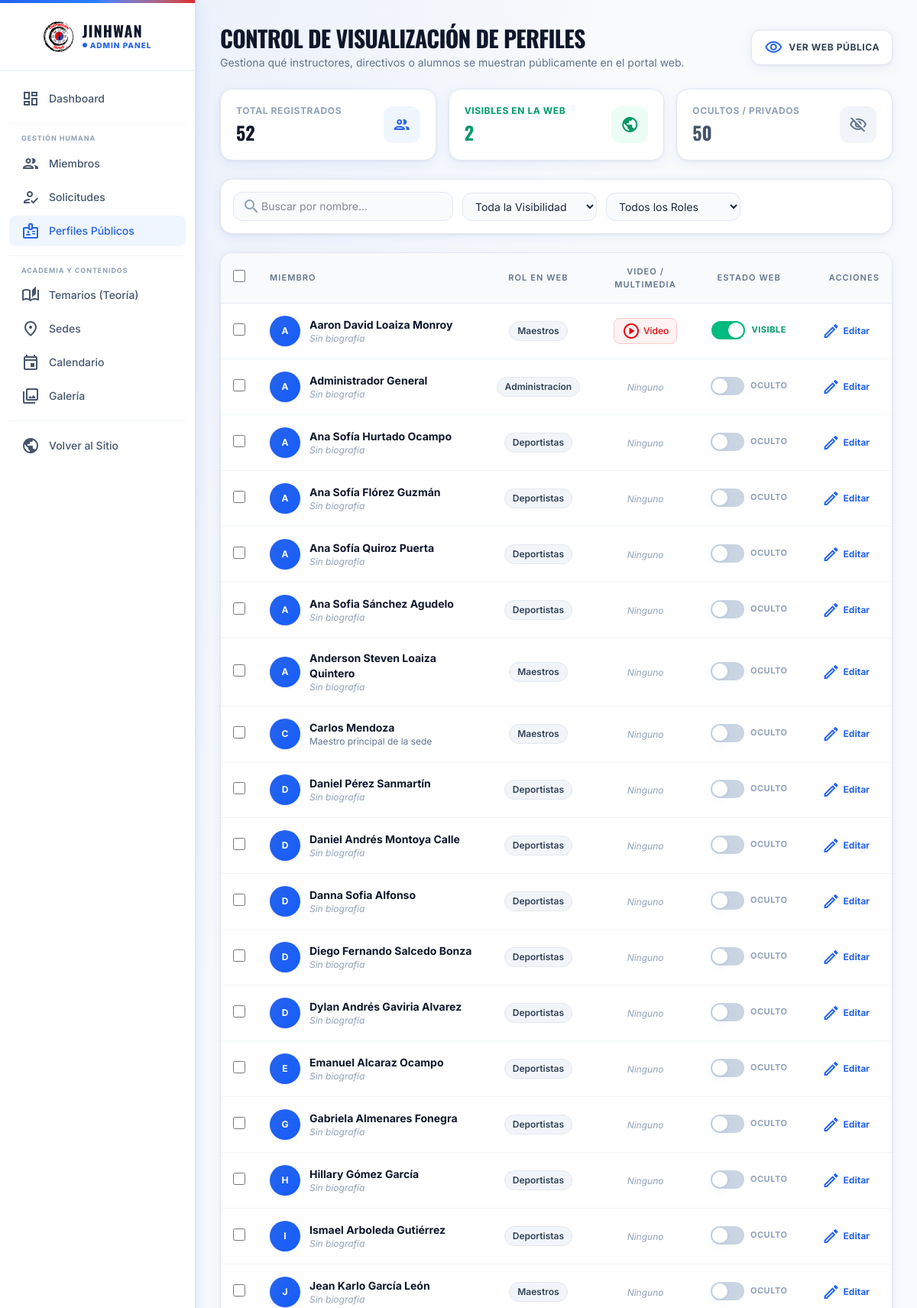
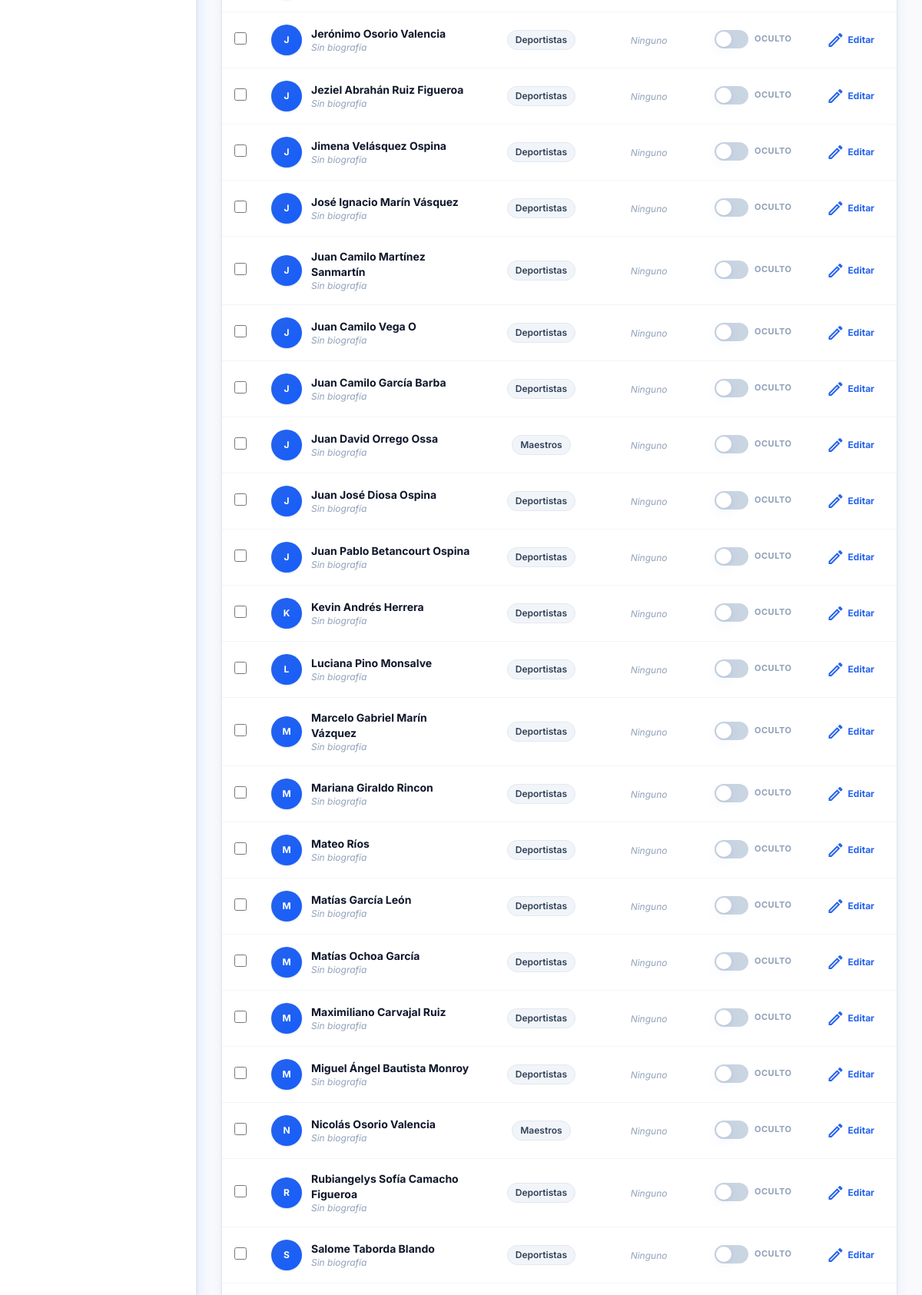
/admin/perfiles-publicos (signed in, upper part), run on the app's committed database (2 pictures, top to bottom).
### tables this page shows
CREATE TABLE `personas` (
  `id_persona` int NOT NULL AUTO_INCREMENT,
  `nombre` varchar(100) NOT NULL,
  `apellido` varchar(100) NOT NULL,
  `tipo_documento` varchar(50) DEFAULT 'TI',
  `num_doc` varchar(100) DEFAULT NULL,
  `telefono` varchar(50) DEFAULT NULL,
  `id_sede` int DEFAULT NULL,
  `foto_perfil` varchar(255) DEFAULT NULL,
  `activo` tinyint(1) DEFAULT '1',
  `created_at` timestamp NULL DEFAULT CURRENT_TIMESTAMP,
  PRIMARY KEY (`id_persona`),
  KEY `idx_personas_sede` (`id_sede`),
  KEY `idx_personas_num_doc` (`num_doc`),
  CONSTRAINT `fk_personas_sede` FOREIGN KEY (`id_sede`) REFERENCES `sedes` (`id_sede`) ON DELETE SET NULL ON UPDATE CASCADE
);

CREATE TABLE `perfil_maestros` (
  `id_persona` int NOT NULL,
  `id_grado` int DEFAULT NULL,
  `descripcion_perfil` text,
  `logros` text,
  `mostrar_en_web` tinyint(1) DEFAULT '0',
  PRIMARY KEY (`id_persona`),
  KEY `idx_maestro_grado` (`id_grado`),
  CONSTRAINT `fk_perfil_maestro_persona` FOREIGN KEY (`id_persona`) REFERENCES `personas` (`id_persona`) ON DELETE CASCADE ON UPDATE CASCADE,
  CONSTRAINT `fk_perfil_maestro_grado` FOREIGN KEY (`id_grado`) REFERENCES `grados` (`id_grado`) ON DELETE SET NULL ON UPDATE CASCADE
);

### vistas/administracion/perfiles_publicos.php (the view, shortened to what the rows shown need)
<?php include __DIR__ . '/../layout/administracion_cabecera.php'; ?>
<main class="flex-grow container mx-auto p-6 lg:p-8 relative transition-colors duration-300">
    <div class="space-y-6">
        <div class="flex flex-col md:flex-row md:items-center justify-between gap-4">
            <div>
                <h1 class="text-3xl font-display font-bold text-slate-900 dark:text-white uppercase tracking-tight transition-colors">
                    Control de Visualización de Perfiles
                </h1>
            </div>
        </div>
        <div class="bg-white dark:bg-slate-900 rounded-2xl border border-slate-200 dark:border-slate-800 overflow-hidden shadow-sm transition-colors">
            <div class="overflow-x-auto">
                <table class="w-full text-left border-collapse" id="profiles-table">
                    <thead>
                        <tr class="bg-slate-50 dark:bg-slate-950/60 text-[11px] uppercase tracking-widest text-slate-500 dark:text-slate-400 border-b border-slate-200 dark:border-slate-800 transition-colors">
                            <th class="p-4 w-10 text-center">
                                <input type="checkbox" id="check-all" class="h-4 w-4 rounded border-slate-300 dark:border-slate-600 text-tkd-blue focus:ring-tkd-blue cursor-pointer">
                            </th>
                            <th class="p-4 font-semibold">Miembro</th>
                            <th class="p-4 font-semibold text-center">Rol en Web</th>
                            <th class="p-4 font-semibold text-center">Video / Multimedia</th>
                            <th class="p-4 font-semibold text-center">Estado Web</th>
                            <th class="p-4 font-semibold text-right">Acciones</th>
                        </tr>
                    </thead>
                    <tbody class="text-sm divide-y divide-slate-100 dark:divide-slate-800/50 transition-colors">
                        <?php if(!empty($miembros)): ?>
                            <?php foreach($miembros as $m): ?>
                                <?php
                                    $isVisible = (int)($m['mostrar_en_web'] ?? 0) === 1;
                                    $rol = $m['rol_id'] ?? 'Deportistas';
                                ?>
                                <tr class="profile-row hover:bg-slate-50/80 dark:hover:bg-slate-800/30 transition-colors"
                                    data-id="<?= $m['id'] ?>"
                                    data-name="<?= htmlspecialchars(strtolower($m['nombre'] . ' ' . $m['apellido'])) ?>"
                                    data-role="<?= htmlspecialchars($rol) ?>"
                                    data-visible="<?= $isVisible ? '1' : '0' ?>">
                                    <td class="p-4 text-center">
                                        <input type="checkbox" class="profile-checkbox h-4 w-4 rounded border-slate-300 dark:border-slate-600 text-tkd-blue focus:ring-tkd-blue cursor-pointer" value="<?= $m['id'] ?>" onchange="updateBulkUI()">
                                    </td>
                                    <td class="p-4">
                                        <div class="flex items-center gap-3">
                                            <?php if (!empty($m['foto_perfil'])): ?>
                                                <img src="<?= base_url('/public/uploads/perfiles/' . $m['foto_perfil']) ?>" class="w-10 h-10 rounded-full object-cover shadow-sm shrink-0 border border-slate-200 dark:border-slate-700">
                                            <?php else: ?>
                                                <div class="w-10 h-10 rounded-full bg-gradient-to-br from-tkd-blue to-blue-600 flex items-center justify-center text-white font-bold text-xs shadow-sm shrink-0">
                                                    <?= strtoupper(substr($m['nombre'], 0, 1)) ?>
                                                </div>
                                            <?php endif; ?>
                                            <div>
                                                <div class="font-bold text-slate-900 dark:text-white flex items-center gap-2">
                                                    <?= htmlspecialchars($m['nombre'] . ' ' . $m['apellido']) ?>
                                                </div>
                                                <?php if(!empty($m['descripcion_perfil'])): ?>
                                                    <p class="text-xs text-slate-500 dark:text-slate-400 line-clamp-1 max-w-sm" title="<?= htmlspecialchars($m['descripcion_perfil']) ?>">
                                                        <?= htmlspecialchars($m['descripcion_perfil']) ?>
                                                    </p>
                                                <?php else: ?>
                                                    <p class="text-xs text-slate-400 dark:text-slate-500 italic">Sin biografía</p>
                                                <?php endif; ?>
                                            </div>
                                        </div>
                                    </td>
                                    <td class="p-4 text-center">
                                        <span class="inline-flex items-center px-2.5 py-1 rounded-full text-xs font-semibold bg-slate-100 dark:bg-slate-800 text-slate-700 dark:text-slate-300 border border-slate-200 dark:border-slate-700">
                                            <?= htmlspecialchars($rol) ?>
                                        </span>
                                    </td>
                                    <td class="p-4 text-center">
                                        <?php if(!empty($m['instagram_url'])): ?>
                                            <a href="<?= htmlspecialchars($m['instagram_url']) ?>" target="_blank" class="inline-flex items-center gap-1 text-red-600 hover:text-red-700 dark:text-red-400 font-medium text-xs bg-red-50 dark:bg-red-950/40 px-2.5 py-1 rounded-lg border border-red-200 dark:border-red-800/40 transition-colors" title="Ver video vinculado">
                                                <span class="material-icons-outlined text-sm">play_circle</span>
                                                <span>Video</span>
                                            </a>
                                        <?php else: ?>
                                            <span class="text-slate-400 dark:text-slate-600 text-xs italic">Ninguno</span>
                                        <?php endif; ?>
                                    </td>
                                    <td class="p-4 text-center">
                                        <div class="inline-flex items-center gap-2">
                                            <button type="button"
                                                    onclick="toggleMemberVisibility(<?= $m['id'] ?>, this)"
                                                    class="relative inline-flex h-6 w-11 shrink-0 cursor-pointer rounded-full border-2 border-transparent transition-colors duration-200 ease-in-out focus:outline-none <?= $isVisible ? 'bg-emerald-500' : 'bg-slate-300 dark:bg-slate-700' ?>"
                                                    role="switch"
                                                    aria-checked="<?= $isVisible ? 'true' : 'false' ?>"
                                                    title="<?= $isVisible ? 'Clic para ocultar de la web' : 'Clic para mostrar en la web' ?>">
                                                <span class="pointer-events-none inline-block h-5 w-5 transform rounded-full bg-white shadow ring-0 transition duration-200 ease-in-out <?= $isVisible ? 'translate-x-5' : 'translate-x-0' ?>"></span>
                                            </button>
                                            <span class="status-label text-[11px] font-bold uppercase tracking-wider <?= $isVisible ? 'text-emerald-600 dark:text-emerald-400' : 'text-slate-400' ?>">
                                                <?= $isVisible ? 'Visible' : 'Oculto' ?>
                                            </span>
                                        </div>
                                    </td>
                                    <td class="p-4 text-right">
                                        <button onclick='openEditModal(<?= json_encode($m) ?>)' class="inline-flex items-center gap-1 px-3 py-1.5 rounded-lg text-xs font-bold text-tkd-blue hover:bg-blue-50 dark:hover:bg-blue-950/40 border border-transparent hover:border-blue-200 dark:hover:border-blue-800/50 transition-colors focus:outline-none" title="Editar datos del perfil">
                                            <span class="material-icons-outlined text-sm">edit</span>
                                            <span>Editar</span>
                                        </button>
                                    </td>
                                </tr>
                            <?php endforeach; ?>
                        <?php else: ?>
                            <tr>
                                <td colspan="6" class="p-8 text-center text-slate-500 dark:text-slate-400">No hay miembros registrados para gestionar.</td>
                            </tr>
                        <?php endif; ?>
                    </tbody>
                </table>
            </div>
        </div>
    </div>
</main>
<?php include __DIR__ . '/../layout/administracion_pie.php'; ?>

### data on the page
personas: nombre "A", nombre+apellido "Aaron David Loaiza Monroy", shows "Sin biografía", rol "Maestros", shows "VISIBLE"
personas: nombre "A", nombre+apellido "Administrador General", shows "Sin biografía", rol "Administracion", shows "Ninguno", shows "OCULTO"
personas: nombre "A", nombre+apellido "Ana Sofía Hurtado Ocampo", shows "Sin biografía", rol "Deportistas", shows "Ninguno", shows "OCULTO"
personas: nombre "A", nombre+apellido "Ana Sofía Flórez Guzmán", shows "Sin biografía", rol "Deportistas", shows "Ninguno", shows "OCULTO"
personas: nombre "A", nombre+apellido "Ana Sofía Quiroz Puerta", shows "Sin biografía", rol "Deportistas", shows "Ninguno", shows "OCULTO"
personas: nombre "A", nombre+apellido "Ana Sofia Sánchez Agudelo", shows "Sin biografía", rol "Deportistas", shows "Ninguno", shows "OCULTO"
perfil_maestros: id_persona.nombre "A", id_persona.apellido "Anderson Steven Loaiza Quintero", shows "Sin biografía", rol "Maestros", shows "Ninguno", shows "OCULTO"
perfil_maestros: id_persona.nombre "C", id_persona.apellido "Carlos Mendoza", descripcion_perfil "Maestro principal de la sede", rol "Maestros", shows "Ninguno", shows "OCULTO"
personas: nombre "D", nombre+apellido "Daniel Pérez Sanmartín", shows "Sin biografía", rol "Deportistas", shows "Ninguno", shows "OCULTO"
personas: nombre "D", nombre+apellido "Daniel Andrés Montoya Calle", shows "Sin biografía", rol "Deportistas", shows "Ninguno", shows "OCULTO"
personas: nombre "D", nombre+apellido "Danna Sofia Alfonso", shows "Sin biografía", rol "Deportistas", shows "Ninguno", shows "OCULTO"
personas: nombre "D", nombre+apellido "Diego Fernando Salcedo Bonza", shows "Sin biografía", rol "Deportistas", shows "Ninguno", shows "OCULTO"
personas: nombre "D", nombre+apellido "Dylan Andrés Gaviria Alvarez", shows "Sin biografía", rol "Deportistas", shows "Ninguno", shows "OCULTO"
personas: nombre "E", nombre+apellido "Emanuel Alcaraz Ocampo", shows "Sin biografía", rol "Deportistas", shows "Ninguno", shows "OCULTO"
personas: nombre "G", nombre+apellido "Gabriela Almenares Fonegra", shows "Sin biografía", rol "Deportistas", shows "Ninguno", shows "OCULTO"
personas: nombre "H", nombre+apellido "Hillary Gómez García", shows "Sin biografía", rol "Deportistas", shows "Ninguno", shows "OCULTO"
personas: nombre "I", nombre+apellido "Ismael Arboleda Gutiérrez", shows "Sin biografía", rol "Deportistas", shows "Ninguno", shows "OCULTO"
perfil_maestros: id_persona.nombre "J", id_persona.apellido "Jean Karlo García León", shows "Sin biografía", rol "Maestros", shows "Ninguno", shows "OCULTO"
personas: nombre "J", nombre+apellido "Jerónimo Osorio Valencia", shows "Sin biografía", rol "Deportistas", shows "Ninguno", shows "OCULTO"
personas: nombre "J", nombre+apellido "Jeziel Abrahán Ruiz Figueroa", shows "Sin biografía", rol "Deportistas", shows "Ninguno", shows "OCULTO"
personas: nombre "J", nombre+apellido "Jimena Velásquez Ospina", shows "Sin biografía", rol "Deportistas", shows "Ninguno", shows "OCULTO"
personas: nombre "J", nombre+apellido "José Ignacio Marín Vásquez", shows "Sin biografía", rol "Deportistas", shows "Ninguno", shows "OCULTO"
personas: nombre "J", nombre+apellido "Juan Camilo Martínez Sanmartín", shows "Sin biografía", rol "Deportistas", shows "Ninguno", shows "OCULTO"
personas: nombre "J", nombre+apellido "Juan Camilo Vega O", shows "Sin biografía", rol "Deportistas", shows "Ninguno", shows "OCULTO"
personas: nombre "J", nombre+apellido "Juan Camilo García Barba", shows "Sin biografía", rol "Deportistas", shows "Ninguno", shows "OCULTO"
perfil_maestros: id_persona.nombre "J", id_persona.apellido "Juan David Orrego Ossa", shows "Sin biografía", rol "Maestros", shows "Ninguno", shows "OCULTO"
personas: nombre "J", nombre+apellido "Juan José Diosa Ospina", shows "Sin biografía", rol "Deportistas", shows "Ninguno", shows "OCULTO"
personas: nombre "J", nombre+apellido "Juan Pablo Betancourt Ospina", shows "Sin biografía", rol "Deportistas", shows "Ninguno", shows "OCULTO"
personas: nombre "K", nombre+apellido "Kevin Andrés Herrera", shows "Sin biografía", rol "Deportistas", shows "Ninguno", shows "OCULTO"
personas: nombre "L", nombre+apellido "Luciana Pino Monsalve", shows "Sin biografía", rol "Deportistas", shows "Ninguno", shows "OCULTO"
personas: nombre "M", nombre+apellido "Marcelo Gabriel Marín Vázquez", shows "Sin biografía", rol "Deportistas", shows "Ninguno", shows "OCULTO"
personas: nombre "M", nombre+apellido "Mariana Giraldo Rincon", shows "Sin biografía", rol "Deportistas", shows "Ninguno", shows "OCULTO"
personas: nombre "M", nombre+apellido "Mateo Ríos", shows "Sin biografía", rol "Deportistas", shows "Ninguno", shows "OCULTO"
personas: nombre "M", nombre+apellido "Matías García León", shows "Sin biografía", rol "Deportistas", shows "Ninguno", shows "OCULTO"
personas: nombre "M", nombre+apellido "Matías Ochoa García", shows "Sin biografía", rol "Deportistas", shows "Ninguno", shows "OCULTO"
personas: nombre "M", nombre+apellido "Maximiliano Carvajal Ruiz", shows "Sin biografía", rol "Deportistas", shows "Ninguno", shows "OCULTO"
personas: nombre "M", nombre+apellido "Miguel Ángel Bautista Monroy", shows "Sin biografía", rol "Deportistas", shows "Ninguno", shows "OCULTO"
perfil_maestros: id_persona.nombre "N", id_persona.apellido "Nicolás Osorio Valencia", shows "Sin biografía", rol "Maestros", shows "Ninguno", shows "OCULTO"
personas: nombre "R", nombre+apellido "Rubiangelys Sofía Camacho Figueroa", shows "Sin biografía", rol "Deportistas", shows "Ninguno", shows "OCULTO"
personas: nombre "S", nombre+apellido "Salome Taborda Blando", shows "Sin biografía", rol "Deportistas", shows "Ninguno", shows "OCULTO"

### other printed values
$stats['total'] "52"
$stats['visibles'] "2"
$stats['ocultos'] "50"
